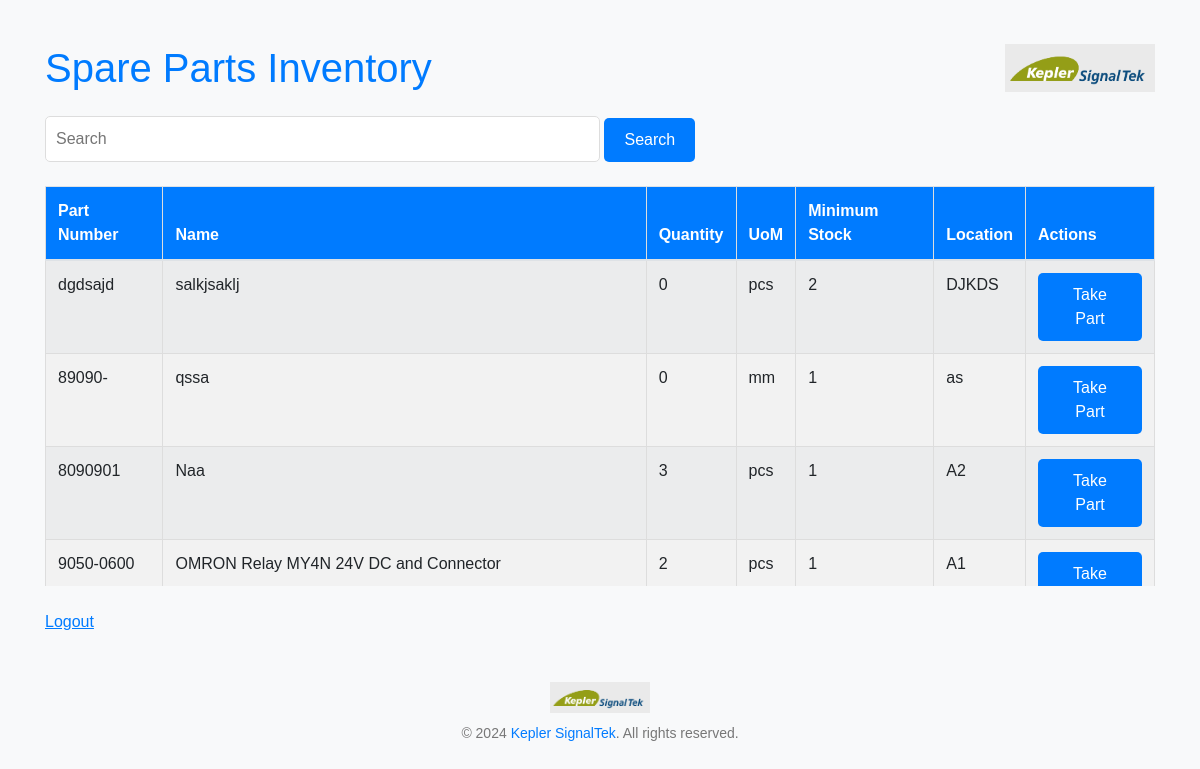
Screenshot of / (signed in) with the database file from the repository.
### app.py (models this page shows)
class SparePart(db.Model):
    id = db.Column(db.Integer, primary_key=True)
    part_number = db.Column(db.String(100), nullable=True)
    name = db.Column(db.String(100), nullable=False)
    quantity = db.Column(db.Integer, nullable=False)
    min_stock = db.Column(db.Integer, nullable=False, default=0)
    location = db.Column(db.String(100), nullable=True)
    uom = db.Column(db.String(50), nullable=True)
    photo = db.Column(db.String(100), nullable=True)

### app.py (the view)
@app.route('/')
@login_required
def index():
    search_query = request.args.get('search')
    if search_query:
        spare_parts = SparePart.query.filter(
            (SparePart.name.contains(search_query)) |
            (SparePart.part_number.contains(search_query))
        ).all()
    else:
        spare_parts = SparePart.query.all()
    return render_template('index.html', spare_parts=spare_parts)

### app.py (called while the page is built)
@login_manager.user_loader
def load_user(user_id):
    with Session(db.engine) as session:
        return session.get(User, int(user_id))

### templates/index.html (shortened to what this page needs)
<!DOCTYPE html>
<html lang="en">
<head>
    <link href="https://stackpath.bootstrapcdn.com/bootstrap/4.5.2/css/bootstrap.min.css" rel="stylesheet">
</head>
<body>
    <div class="container">
        <div class="header">
            <h1 class="my-4">Spare Parts Inventory</h1>
            <img src="{{ url_for('static', filename='images/logo.png') }}" alt="Company Logo">
        </div>
        <form method="GET" action="/">
            <input type="text" name="search" class="search-bar" placeholder="Search">
            <button type="submit" class="btn">Search</button>
        </form>
                <div class="table-container mt-4 scroll-box">
            <table class="table table-striped">
                <thead>
                    <tr>
                        <th>Part Number</th>
                        <th>Name</th>
                        <th>Quantity</th>
                        <th>UoM</th>
                        <th>Minimum Stock</th>
                        <th>Location</th>
                        <th>Actions</th>
                    </tr>
                </thead>
                <tbody>
                    {% for part in spare_parts %}
                    <tr draggable="true">
                        <td>{{ part.part_number }}</td>
                        <td>
                            {% if part.photo %}
                            <a href="{{ url_for('static', filename='uploads/' ~ part.photo) }}" target="_blank" style="text-decoration: underline;">{{ part.name }}</a>
                            {% else %}
                            {{ part.name }}
                            {% endif %}
                        </td>
                        <td>{{ part.quantity }}</td>
                        <td>{{ part.uom }}</td>
                        <td>{{ part.min_stock }}</td>
                        <td>{{ part.location }}</td>
                        <td>
                            <button class="btn btn-primary take-part-btn" data-part-id="{{ part.id }}">Take Part</button>
                        </td>
                    </tr>
                    {% endfor %}
                </tbody>
            </table>
        </div>
        <a href="{{ url_for('logout') }}" class="logout-link mt-4">Logout</a>
        <div class="footer mt-5">
            <img src="{{ url_for('static', filename='images/logo.png') }}" alt="Company Logo">
            <p>© 2024 <a href="https://www.keplersignaltek.com/" target="_blank">Kepler SignalTek</a>. All rights reserved.</p>
        </div>
    </div>
</body>
</html>

### templates/index.html (style rules this page uses)
body { font-family: Arial, sans-serif; background-color: #f8f9fa; color: #333; margin: 0; padding: 20px; }
h1 { color: #007bff; }
.header { display: flex; justify-content: space-between; align-items: center; }
.header img { width: 150px; }
.table-container { max-height: 400px; overflow-y: auto; }
table { width: 100%; border-collapse: collapse; margin-bottom: 20px; }
table, th, td { border: 1px solid #ddd; }
th, td { padding: 10px; text-align: left; }
th { background-color: #007bff; color: white; }
tr:nth-child(even) { background-color: #f2f2f2; }
.btn { display: inline-block; padding: 10px 20px; font-size: 16px; color: #fff; background-color: #007bff; border: none; border-radius: 5px; text-decoration: none; cursor: pointer; }
.logout-link { display: block; margin-top: 20px; font-size: 16px; color: #007bff; text-decoration: underline; cursor: pointer; }
.search-bar { width: 50%; padding: 10px; font-size: 16px; border: 1px solid #ddd; border-radius: 5px; }
.footer { margin-top: 20px; text-align: center; font-size: 14px; color: #777; }
.footer img { width: 100px; margin-bottom: 10px; }
.scroll-box { max-height: 400px; overflow-y: auto; }
.scroll-box table { margin-bottom: 0; }

### rows the page displays
SparePart: part_number "dgdsajd", name "salkjsaklj", quantity "0", uom "pcs", min_stock "2", location "DJKDS"
SparePart: part_number "89090-", name "qssa", quantity "0", uom "mm", min_stock "1", location "as"
SparePart: part_number "8090901", name "Naa", quantity "3", uom "pcs", min_stock "1", location "A2"
SparePart: part_number "9050-0600", name "OMRON Relay MY4N 24V DC and Connector", quantity "2", uom "pcs", min_stock "1", location "A1"
